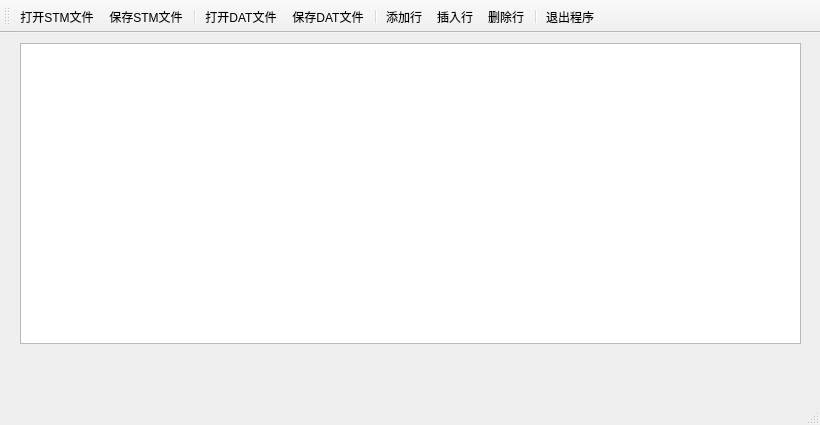
<?xml version="1.0" encoding="UTF-8"?>
<ui version="4.0">
 <class>BinaryFileDemoClass</class>
 <widget class="QMainWindow" name="BinaryFileDemoClass">
  <property name="geometry">
   <rect>
    <x>0</x>
    <y>0</y>
    <width>820</width>
    <height>425</height>
   </rect>
  </property>
  <property name="windowTitle">
   <string>BinaryFileDemo</string>
  </property>
  <widget class="QWidget" name="centralWidget">
   <widget class="QTableView" name="tableView">
    <property name="geometry">
     <rect>
      <x>20</x>
      <y>10</y>
      <width>781</width>
      <height>301</height>
     </rect>
    </property>
   </widget>
  </widget>
  <widget class="QMenuBar" name="menuBar">
   <property name="geometry">
    <rect>
     <x>0</x>
     <y>0</y>
     <width>820</width>
     <height>23</height>
    </rect>
   </property>
  </widget>
  <widget class="QToolBar" name="mainToolBar">
   <property name="toolButtonStyle">
    <enum>Qt::ToolButtonTextUnderIcon</enum>
   </property>
   <attribute name="toolBarArea">
    <enum>TopToolBarArea</enum>
   </attribute>
   <attribute name="toolBarBreak">
    <bool>false</bool>
   </attribute>
   <addaction name="actionOpenSTM"/>
   <addaction name="actionSaveSTM"/>
   <addaction name="separator"/>
   <addaction name="actionOpenDAT"/>
   <addaction name="actionSaveDAT"/>
   <addaction name="separator"/>
   <addaction name="actionAddRow"/>
   <addaction name="actionInsertRow"/>
   <addaction name="actionDelRow"/>
   <addaction name="separator"/>
   <addaction name="actionQuit"/>
  </widget>
  <widget class="QStatusBar" name="statusBar"/>
  <action name="actionOpenSTM">
   <property name="icon">
    <iconset resource="BinaryFileDemo.qrc">
     <normaloff>:/BinaryFileDemo/Resources/ACTIVITL.ICO</normaloff>:/BinaryFileDemo/Resources/ACTIVITL.ICO</iconset>
   </property>
   <property name="text">
    <string>打开STM文件</string>
   </property>
   <property name="toolTip">
    <string>打开STM文件</string>
   </property>
  </action>
  <action name="actionSaveSTM">
   <property name="enabled">
    <bool>true</bool>
   </property>
   <property name="icon">
    <iconset resource="BinaryFileDemo.qrc">
     <normaloff>:/BinaryFileDemo/Resources/APPTL.ICO</normaloff>:/BinaryFileDemo/Resources/APPTL.ICO</iconset>
   </property>
   <property name="text">
    <string>保存STM文件</string>
   </property>
   <property name="toolTip">
    <string>保存STM文件</string>
   </property>
  </action>
  <action name="actionOpenDAT">
   <property name="icon">
    <iconset resource="BinaryFileDemo.qrc">
     <normaloff>:/BinaryFileDemo/Resources/CONTACTL.ICO</normaloff>:/BinaryFileDemo/Resources/CONTACTL.ICO</iconset>
   </property>
   <property name="text">
    <string>打开DAT文件</string>
   </property>
   <property name="toolTip">
    <string>打开DAT文件</string>
   </property>
  </action>
  <action name="actionSaveDAT">
   <property name="enabled">
    <bool>true</bool>
   </property>
   <property name="icon">
    <iconset resource="BinaryFileDemo.qrc">
     <normaloff>:/BinaryFileDemo/Resources/EXITEML.ICO</normaloff>:/BinaryFileDemo/Resources/EXITEML.ICO</iconset>
   </property>
   <property name="text">
    <string>保存DAT文件</string>
   </property>
   <property name="toolTip">
    <string>保存DAT文件</string>
   </property>
  </action>
  <action name="actionAddRow">
   <property name="icon">
    <iconset resource="BinaryFileDemo.qrc">
     <normaloff>:/BinaryFileDemo/Resources/POSTITL.ICO</normaloff>:/BinaryFileDemo/Resources/POSTITL.ICO</iconset>
   </property>
   <property name="text">
    <string>添加行</string>
   </property>
   <property name="toolTip">
    <string>添加行</string>
   </property>
  </action>
  <action name="actionInsertRow">
   <property name="icon">
    <iconset resource="BinaryFileDemo.qrc">
     <normaloff>:/BinaryFileDemo/Resources/RSSITEML.ICO</normaloff>:/BinaryFileDemo/Resources/RSSITEML.ICO</iconset>
   </property>
   <property name="text">
    <string>插入行</string>
   </property>
   <property name="toolTip">
    <string>插入行</string>
   </property>
  </action>
  <action name="actionDelRow">
   <property name="icon">
    <iconset resource="BinaryFileDemo.qrc">
     <normaloff>:/BinaryFileDemo/Resources/CNFNOT.ICO</normaloff>:/BinaryFileDemo/Resources/CNFNOT.ICO</iconset>
   </property>
   <property name="text">
    <string>删除行</string>
   </property>
   <property name="toolTip">
    <string>删除行</string>
   </property>
  </action>
  <action name="actionQuit">
   <property name="icon">
    <iconset resource="BinaryFileDemo.qrc">
     <normaloff>:/BinaryFileDemo/Resources/OOFL.ICO</normaloff>:/BinaryFileDemo/Resources/OOFL.ICO</iconset>
   </property>
   <property name="text">
    <string>退出程序</string>
   </property>
   <property name="toolTip">
    <string>退出程序</string>
   </property>
  </action>
 </widget>
 <layoutdefault spacing="6" margin="11"/>
 <resources>
  <include location="BinaryFileDemo.qrc"/>
 </resources>
 <connections>
  <connection>
   <sender>actionQuit</sender>
   <signal>triggered()</signal>
   <receiver>BinaryFileDemoClass</receiver>
   <slot>close()</slot>
   <hints>
    <hint type="sourcelabel">
     <x>-1</x>
     <y>-1</y>
    </hint>
    <hint type="destinationlabel">
     <x>409</x>
     <y>212</y>
    </hint>
   </hints>
  </connection>
 </connections>
</ui>
